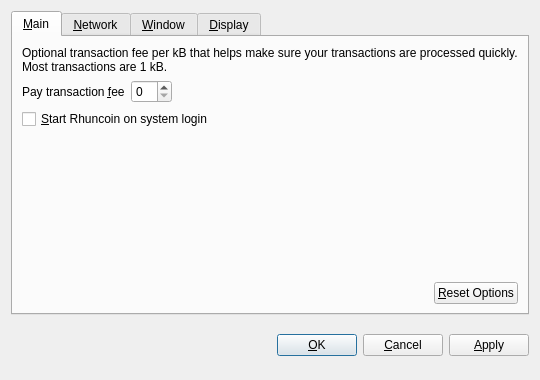
<?xml version="1.0" encoding="UTF-8"?>
<ui version="4.0">
 <class>OptionsDialog</class>
 <widget class="QDialog" name="OptionsDialog">
  <property name="geometry">
   <rect>
    <x>0</x>
    <y>0</y>
    <width>540</width>
    <height>380</height>
   </rect>
  </property>
  <property name="windowTitle">
   <string>Options</string>
  </property>
  <property name="modal">
   <bool>true</bool>
  </property>
  <layout class="QVBoxLayout" name="verticalLayout">
   <item>
    <widget class="QTabWidget" name="tabWidget">
     <property name="tabPosition">
      <enum>QTabWidget::North</enum>
     </property>
     <property name="currentIndex">
      <number>0</number>
     </property>
     <widget class="QWidget" name="tabMain">
      <attribute name="title">
       <string>&amp;Main</string>
      </attribute>
      <layout class="QVBoxLayout" name="verticalLayout_Main">
       <item>
        <widget class="QLabel" name="transactionFeeInfoLabel">
         <property name="text">
          <string>Optional transaction fee per kB that helps make sure your transactions are processed quickly. Most transactions are 1 kB.</string>
         </property>
         <property name="textFormat">
          <enum>Qt::PlainText</enum>
         </property>
         <property name="wordWrap">
          <bool>true</bool>
         </property>
        </widget>
       </item>
       <item>
        <layout class="QHBoxLayout" name="horizontalLayout_1_Main">
         <item>
          <widget class="QLabel" name="transactionFeeLabel">
           <property name="text">
            <string>Pay transaction &amp;fee</string>
           </property>
           <property name="textFormat">
            <enum>Qt::PlainText</enum>
           </property>
           <property name="buddy">
            <cstring>transactionFee</cstring>
           </property>
          </widget>
         </item>
         <item>
          <widget class="BitcoinAmountField" name="transactionFee"/>
         </item>
         <item>
          <spacer name="horizontalSpacer_1_Main">
           <property name="orientation">
            <enum>Qt::Horizontal</enum>
           </property>
           <property name="sizeHint" stdset="0">
            <size>
             <width>40</width>
             <height>20</height>
            </size>
           </property>
          </spacer>
         </item>
        </layout>
       </item>
       <item>
        <widget class="QCheckBox" name="bitcoinAtStartup">
         <property name="toolTip">
          <string>Automatically start Rhuncoin after logging in to the system.</string>
         </property>
         <property name="text">
          <string>&amp;Start Rhuncoin on system login</string>
         </property>
        </widget>
       </item>
       <item>
        <spacer name="verticalSpacer_Main">
         <property name="orientation">
          <enum>Qt::Vertical</enum>
         </property>
         <property name="sizeHint" stdset="0">
          <size>
           <width>20</width>
           <height>40</height>
          </size>
         </property>
        </spacer>
       </item>
       <item>
        <layout class="QHBoxLayout" name="horizontalLayout_2_Main">
         <item>
          <spacer name="horizontalSpacer_2_Main">
           <property name="orientation">
            <enum>Qt::Horizontal</enum>
           </property>
           <property name="sizeHint" stdset="0">
            <size>
             <width>40</width>
             <height>20</height>
            </size>
           </property>
          </spacer>
         </item>
         <item>
          <widget class="QPushButton" name="resetButton">
           <property name="toolTip">
            <string>Reset all client options to default.</string>
           </property>
           <property name="text">
            <string>&amp;Reset Options</string>
           </property>
           <property name="autoDefault">
            <bool>false</bool>
           </property>
          </widget>
         </item>
        </layout>
       </item>
      </layout>
     </widget>
     <widget class="QWidget" name="tabNetwork">
      <attribute name="title">
       <string>&amp;Network</string>
      </attribute>
      <layout class="QVBoxLayout" name="verticalLayout_Network">
       <item>
        <widget class="QCheckBox" name="mapPortUpnp">
         <property name="toolTip">
          <string>Automatically open the Rhuncoin client port on the router. This only works when your router supports UPnP and it is enabled.</string>
         </property>
         <property name="text">
          <string>Map port using &amp;UPnP</string>
         </property>
        </widget>
       </item>
       <item>
        <widget class="QCheckBox" name="connectSocks">
         <property name="toolTip">
          <string>Connect to the Rhuncoin network through a SOCKS proxy (e.g. when connecting through Tor).</string>
         </property>
         <property name="text">
          <string>&amp;Connect through SOCKS proxy:</string>
         </property>
        </widget>
       </item>
       <item>
        <layout class="QHBoxLayout" name="horizontalLayout_Network">
         <item>
          <widget class="QLabel" name="proxyIpLabel">
           <property name="text">
            <string>Proxy &amp;IP:</string>
           </property>
           <property name="textFormat">
            <enum>Qt::PlainText</enum>
           </property>
           <property name="buddy">
            <cstring>proxyIp</cstring>
           </property>
          </widget>
         </item>
         <item>
          <widget class="QValidatedLineEdit" name="proxyIp">
           <property name="maximumSize">
            <size>
             <width>140</width>
             <height>16777215</height>
            </size>
           </property>
           <property name="toolTip">
            <string>IP address of the proxy (e.g. 127.0.0.1)</string>
           </property>
          </widget>
         </item>
         <item>
          <widget class="QLabel" name="proxyPortLabel">
           <property name="text">
            <string>&amp;Port:</string>
           </property>
           <property name="textFormat">
            <enum>Qt::PlainText</enum>
           </property>
           <property name="buddy">
            <cstring>proxyPort</cstring>
           </property>
          </widget>
         </item>
         <item>
          <widget class="QLineEdit" name="proxyPort">
           <property name="maximumSize">
            <size>
             <width>55</width>
             <height>16777215</height>
            </size>
           </property>
           <property name="toolTip">
            <string>Port of the proxy (e.g. 9050)</string>
           </property>
          </widget>
         </item>
         <item>
          <widget class="QLabel" name="socksVersionLabel">
           <property name="text">
            <string>SOCKS &amp;Version:</string>
           </property>
           <property name="textFormat">
            <enum>Qt::PlainText</enum>
           </property>
           <property name="buddy">
            <cstring>socksVersion</cstring>
           </property>
          </widget>
         </item>
         <item>
          <widget class="QValueComboBox" name="socksVersion">
           <property name="toolTip">
            <string>SOCKS version of the proxy (e.g. 5)</string>
           </property>
          </widget>
         </item>
         <item>
          <spacer name="horizontalSpacer_Network">
           <property name="orientation">
            <enum>Qt::Horizontal</enum>
           </property>
           <property name="sizeHint" stdset="0">
            <size>
             <width>40</width>
             <height>20</height>
            </size>
           </property>
          </spacer>
         </item>
        </layout>
       </item>
       <item>
        <spacer name="verticalSpacer_Network">
         <property name="orientation">
          <enum>Qt::Vertical</enum>
         </property>
         <property name="sizeHint" stdset="0">
          <size>
           <width>20</width>
           <height>40</height>
          </size>
         </property>
        </spacer>
       </item>
      </layout>
     </widget>
     <widget class="QWidget" name="tabWindow">
      <attribute name="title">
       <string>&amp;Window</string>
      </attribute>
      <layout class="QVBoxLayout" name="verticalLayout_Window">
       <item>
        <widget class="QCheckBox" name="minimizeToTray">
         <property name="toolTip">
          <string>Show only a tray icon after minimizing the window.</string>
         </property>
         <property name="text">
          <string>&amp;Minimize to the tray instead of the taskbar</string>
         </property>
        </widget>
       </item>
       <item>
        <widget class="QCheckBox" name="minimizeOnClose">
         <property name="toolTip">
          <string>Minimize instead of exit the application when the window is closed. When this option is enabled, the application will be closed only after selecting Quit in the menu.</string>
         </property>
         <property name="text">
          <string>M&amp;inimize on close</string>
         </property>
        </widget>
       </item>
       <item>
        <spacer name="verticalSpacer_Window">
         <property name="orientation">
          <enum>Qt::Vertical</enum>
         </property>
         <property name="sizeHint" stdset="0">
          <size>
           <width>20</width>
           <height>40</height>
          </size>
         </property>
        </spacer>
       </item>
      </layout>
     </widget>
     <widget class="QWidget" name="tabDisplay">
      <attribute name="title">
       <string>&amp;Display</string>
      </attribute>
      <layout class="QVBoxLayout" name="verticalLayout_Display">
       <item>
        <layout class="QHBoxLayout" name="horizontalLayout_1_Display">
         <item>
          <widget class="QLabel" name="langLabel">
           <property name="text">
            <string>User Interface &amp;language:</string>
           </property>
           <property name="textFormat">
            <enum>Qt::PlainText</enum>
           </property>
           <property name="buddy">
            <cstring>lang</cstring>
           </property>
          </widget>
         </item>
         <item>
          <widget class="QValueComboBox" name="lang">
           <property name="toolTip">
            <string>The user interface language can be set here. This setting will take effect after restarting Rhuncoin.</string>
           </property>
          </widget>
         </item>
        </layout>
       </item>
       <item>
        <layout class="QHBoxLayout" name="horizontalLayout_2_Display">
         <item>
          <widget class="QLabel" name="unitLabel">
           <property name="text">
            <string>&amp;Unit to show amounts in:</string>
           </property>
           <property name="textFormat">
            <enum>Qt::PlainText</enum>
           </property>
           <property name="buddy">
            <cstring>unit</cstring>
           </property>
          </widget>
         </item>
         <item>
          <widget class="QValueComboBox" name="unit">
           <property name="toolTip">
            <string>Choose the default subdivision unit to show in the interface and when sending coins.</string>
           </property>
          </widget>
         </item>
        </layout>
       </item>
       <item>
        <widget class="QCheckBox" name="displayAddresses">
         <property name="toolTip">
          <string>Whether to show Rhuncoin addresses in the transaction list or not.</string>
         </property>
         <property name="text">
          <string>&amp;Display addresses in transaction list</string>
         </property>
        </widget>
       </item>
       <item>
        <spacer name="verticalSpacer_Display">
         <property name="orientation">
          <enum>Qt::Vertical</enum>
         </property>
         <property name="sizeHint" stdset="0">
          <size>
           <width>20</width>
           <height>40</height>
          </size>
         </property>
        </spacer>
       </item>
      </layout>
     </widget>
    </widget>
   </item>
   <item>
    <layout class="QHBoxLayout" name="horizontalLayout_Buttons">
     <item>
      <spacer name="horizontalSpacer_1">
       <property name="orientation">
        <enum>Qt::Horizontal</enum>
       </property>
       <property name="sizeHint" stdset="0">
        <size>
         <width>40</width>
         <height>48</height>
        </size>
       </property>
      </spacer>
     </item>
     <item>
      <widget class="QLabel" name="statusLabel">
       <property name="font">
        <font>
         <weight>75</weight>
         <bold>true</bold>
        </font>
       </property>
       <property name="text">
        <string/>
       </property>
       <property name="textFormat">
        <enum>Qt::PlainText</enum>
       </property>
       <property name="wordWrap">
        <bool>true</bool>
       </property>
      </widget>
     </item>
     <item>
      <spacer name="horizontalSpacer_2">
       <property name="orientation">
        <enum>Qt::Horizontal</enum>
       </property>
       <property name="sizeHint" stdset="0">
        <size>
         <width>40</width>
         <height>48</height>
        </size>
       </property>
      </spacer>
     </item>
     <item>
      <widget class="QPushButton" name="okButton">
       <property name="text">
        <string>&amp;OK</string>
       </property>
      </widget>
     </item>
     <item>
      <widget class="QPushButton" name="cancelButton">
       <property name="text">
        <string>&amp;Cancel</string>
       </property>
       <property name="autoDefault">
        <bool>false</bool>
       </property>
      </widget>
     </item>
     <item>
      <widget class="QPushButton" name="applyButton">
       <property name="text">
        <string>&amp;Apply</string>
       </property>
       <property name="autoDefault">
        <bool>false</bool>
       </property>
      </widget>
     </item>
    </layout>
   </item>
  </layout>
 </widget>
 <customwidgets>
  <customwidget>
   <class>BitcoinAmountField</class>
   <extends>QSpinBox</extends>
   <header>bitcoinamountfield.h</header>
  </customwidget>
  <customwidget>
   <class>QValueComboBox</class>
   <extends>QComboBox</extends>
   <header>qvaluecombobox.h</header>
  </customwidget>
  <customwidget>
   <class>QValidatedLineEdit</class>
   <extends>QLineEdit</extends>
   <header>qvalidatedlineedit.h</header>
  </customwidget>
 </customwidgets>
 <resources/>
 <connections/>
</ui>
